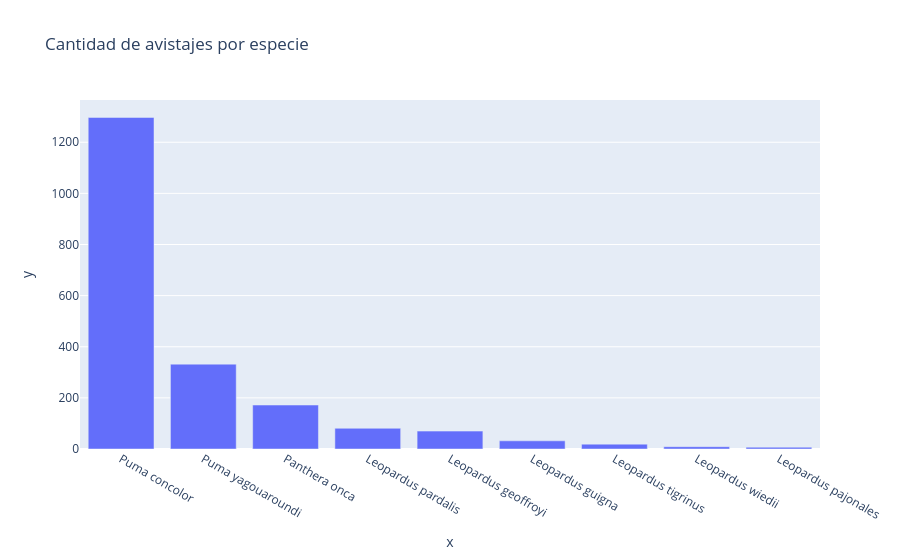

The notebook cell saved with this chart:
### Markdown cell above
## Gráfico: Realizar un gráfico con la cantidad de avistajes por especie. Realizar un gráfico con la evolución anual de avistajes (cantidad por año).

### Code cell
felinos_species = felinos["species"].value_counts()
px.bar(data_frame=felinos_species, x=felinos_species.index, y=felinos_species.values, title="Cantidad de avistajes por especie").show()

### Figure 1 — Plotly figure (JSON) as saved in the notebook; plotly's stock layout.template omitted (floating-point values rounded to 4 significant figures)
{"data": [{"hovertemplate": "x=%{x}<br>y=%{y}<extra></extra>", "legendgroup": "", "marker": {"color": "#636efa", "pattern": {"shape": ""}}, "name": "", "orientation": "v", "showlegend": false, "textposition": "auto", "type": "bar", "x": ["Puma concolor", "Puma yagouaroundi", "Panthera onca", "Leopardus pardalis", "Leopardus geoffroyi", "Leopardus guigna", "Leopardus tigrinus", "Leopardus wiedii", "Leopardus pajonales"], "xaxis": "x", "y": [1297, 332, 172, 81, 70, 32, 19, 9, 7], "yaxis": "y"}], "layout": {"barmode": "relative", "legend": {"tracegroupgap": 0}, "title": {"text": "Cantidad de avistajes por especie"}, "xaxis": {"anchor": "y", "domain": [0, 1], "title": {"text": "x"}}, "yaxis": {"anchor": "x", "domain": [0, 1], "title": {"text": "y"}}}}
